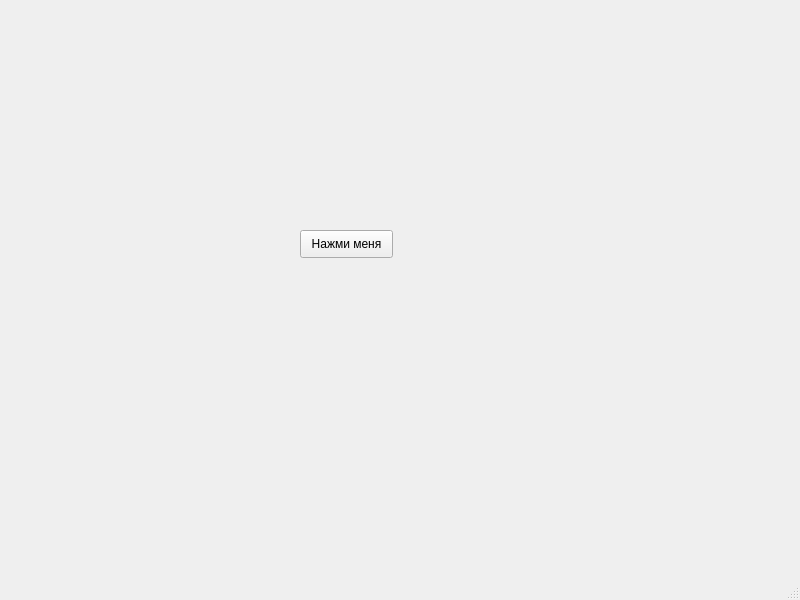
<?xml version="1.0" encoding="UTF-8"?>
<ui version="4.0">
 <class>MainWindow</class>
 <widget class="QMainWindow" name="MainWindow">
  <property name="geometry">
   <rect>
    <x>0</x>
    <y>0</y>
    <width>800</width>
    <height>600</height>
   </rect>
  </property>
  <property name="windowTitle">
   <string>MainWindow</string>
  </property>
  <widget class="QWidget" name="centralwidget">
   <widget class="QPushButton" name="btn">
    <property name="geometry">
     <rect>
      <x>300</x>
      <y>230</y>
      <width>93</width>
      <height>28</height>
     </rect>
    </property>
    <property name="text">
     <string>Нажми меня</string>
    </property>
   </widget>
  </widget>
  <widget class="QMenuBar" name="menubar">
   <property name="geometry">
    <rect>
     <x>0</x>
     <y>0</y>
     <width>800</width>
     <height>26</height>
    </rect>
   </property>
  </widget>
  <widget class="QStatusBar" name="statusbar"/>
 </widget>
 <resources/>
 <connections/>
</ui>
